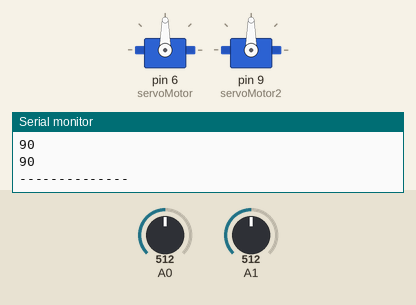
This sketch was run on a simulated Arduino Uno, built with avr-gcc and run on an emulated ATmega328P. On the bench: 2 × servo, the last lines printed to the serial monitor. The inputs (shaded band) are chosen by the test bench; at power-on: A0 = 512, A1 = 512.

Above: at 1.2 s.
1.3 s: A0 set to 716
At 2.6 s:
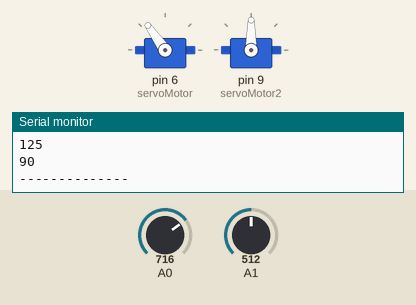
3.0 s: A1 set to 306
At 4.0 s:
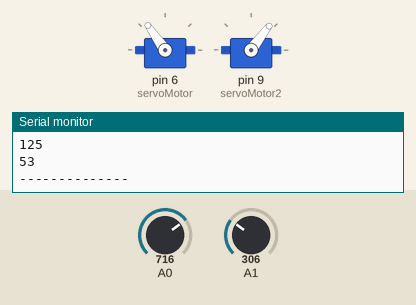
4.5 s: A0 set to 900
At 5.4 s:
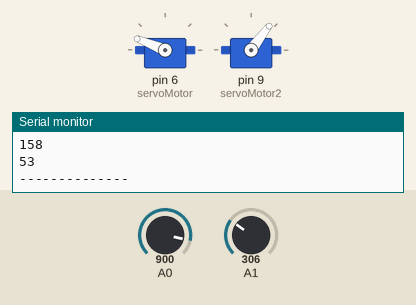
6.0 s: A1 set to 122
At 6.7 s:
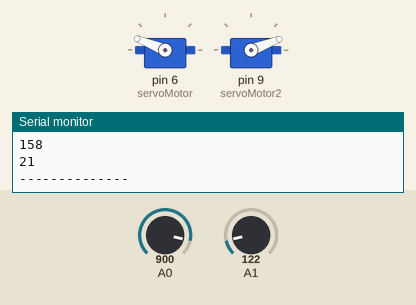
7.5 s: A1 set to 0
At 8.1 s:
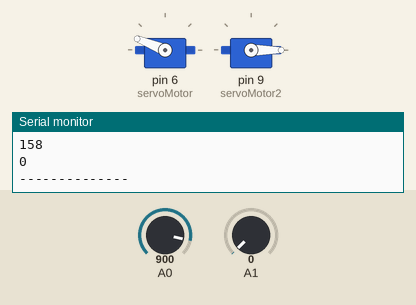
9.0 s: A0 set to 1023
At 9.4 s:
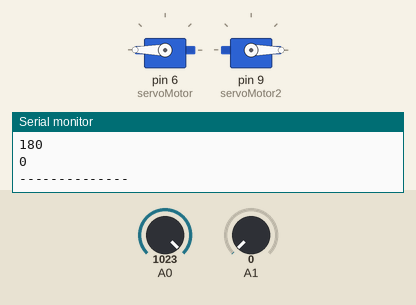
Timing chart, 0 to 11.5 s (numbered marks = the images above; inputs shaded):
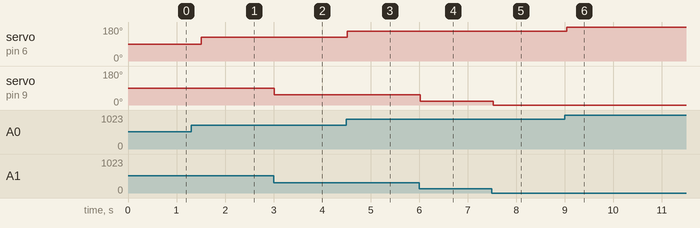

Measured:
- after the input at 1.3 s, servo on pin 6 (servoMotor): 90° → 125° after 0.21 s
- after the input at 3.0 s, servo on pin 9 (servoMotor2): 90° → 53° at once
- after the input at 4.5 s, servo on pin 6 (servoMotor): 125° → 158° at once
- after the input at 6.0 s, servo on pin 9 (servoMotor2): 53° → 21° at once
- after the input at 7.5 s, servo on pin 9 (servoMotor2): 21° → 0° at once
- after the input at 9.0 s, servo on pin 6 (servoMotor): 158° → 180° at once

The sketch:

brazo-robotico.ino
```cpp
#include <Servo.h>

Servo servoMotor;
Servo servoMotor2;

void setup() {
  Serial.begin(9600);
  servoMotor.attach(6);
  servoMotor2.attach(9);
}

void loop() {
  int vertical = analogRead(A0);
  int horizontal = analogRead(A1);
  Serial.println(vertical);
  Serial.println(horizontal);
  vertical = map(vertical, 0, 1023, 0, 180);
  horizontal = map(horizontal, 0, 1023, 0, 180);
  Serial.println(vertical);
  Serial.println(horizontal);
  Serial.println("--------------");
  servoMotor.write(vertical);
  servoMotor2.write(horizontal);
  delay(300);
}
```
